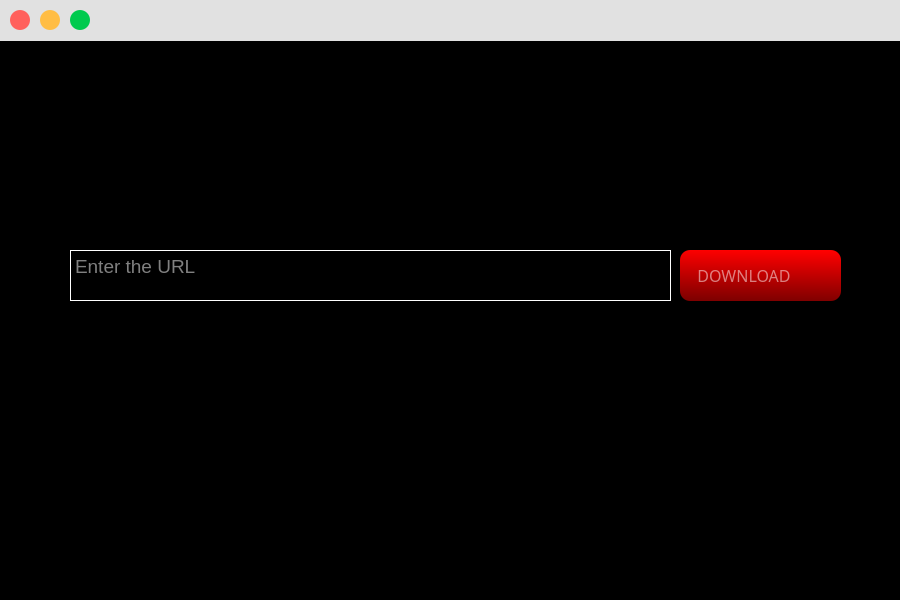
<?xml version="1.0" encoding="UTF-8"?>
<ui version="4.0">
 <class>MainWindow</class>
 <widget class="QMainWindow" name="MainWindow">
  <property name="geometry">
   <rect>
    <x>0</x>
    <y>0</y>
    <width>900</width>
    <height>600</height>
   </rect>
  </property>
  <property name="sizePolicy">
   <sizepolicy hsizetype="Preferred" vsizetype="Fixed">
    <horstretch>0</horstretch>
    <verstretch>0</verstretch>
   </sizepolicy>
  </property>
  <property name="minimumSize">
   <size>
    <width>800</width>
    <height>600</height>
   </size>
  </property>
  <property name="maximumSize">
   <size>
    <width>900</width>
    <height>600</height>
   </size>
  </property>
  <property name="windowTitle">
   <string>MainWindow</string>
  </property>
  <property name="styleSheet">
   <string notr="true">background-color: rgb(0, 0, 0);</string>
  </property>
  <widget class="QWidget" name="centralwidget">
   <widget class="QLabel" name="label">
    <property name="geometry">
     <rect>
      <x>-10</x>
      <y>0</y>
      <width>911</width>
      <height>41</height>
     </rect>
    </property>
    <property name="styleSheet">
     <string notr="true">background-color: rgb(225, 225, 225);</string>
    </property>
    <property name="text">
     <string/>
    </property>
   </widget>
   <widget class="QPushButton" name="closebtn">
    <property name="geometry">
     <rect>
      <x>10</x>
      <y>10</y>
      <width>20</width>
      <height>20</height>
     </rect>
    </property>
    <property name="font">
     <font>
      <pointsize>9</pointsize>
      <weight>75</weight>
      <bold>true</bold>
     </font>
    </property>
    <property name="styleSheet">
     <string notr="true">border-radius: 10px;
background-color: rgb(255, 96, 92);</string>
    </property>
    <property name="text">
     <string/>
    </property>
    <property name="flat">
     <bool>false</bool>
    </property>
   </widget>
   <widget class="QPushButton" name="closebtn_2">
    <property name="geometry">
     <rect>
      <x>40</x>
      <y>10</y>
      <width>20</width>
      <height>20</height>
     </rect>
    </property>
    <property name="styleSheet">
     <string notr="true">border-radius: 10px;
background-color:rgb(255, 189, 68);</string>
    </property>
    <property name="text">
     <string/>
    </property>
    <property name="flat">
     <bool>false</bool>
    </property>
   </widget>
   <widget class="QPushButton" name="minimize">
    <property name="geometry">
     <rect>
      <x>70</x>
      <y>10</y>
      <width>20</width>
      <height>20</height>
     </rect>
    </property>
    <property name="font">
     <font>
      <pointsize>16</pointsize>
      <weight>75</weight>
      <bold>true</bold>
     </font>
    </property>
    <property name="styleSheet">
     <string notr="true">border-radius: 10px;
background-color: rgb(0, 202, 78);</string>
    </property>
    <property name="text">
     <string/>
    </property>
    <property name="flat">
     <bool>false</bool>
    </property>
   </widget>
   <widget class="QLabel" name="logo">
    <property name="geometry">
     <rect>
      <x>280</x>
      <y>20</y>
      <width>341</width>
      <height>251</height>
     </rect>
    </property>
    <property name="text">
     <string/>
    </property>
    <property name="pixmap">
     <pixmap>logo_final_edited.png</pixmap>
    </property>
    <property name="scaledContents">
     <bool>true</bool>
    </property>
   </widget>
   <widget class="QTextEdit" name="input_url">
    <property name="geometry">
     <rect>
      <x>70</x>
      <y>250</y>
      <width>601</width>
      <height>51</height>
     </rect>
    </property>
    <property name="font">
     <font>
      <pointsize>14</pointsize>
     </font>
    </property>
    <property name="styleSheet">
     <string notr="true">border : 1px solid white;
color: rgb(255, 255, 255);</string>
    </property>
    <property name="placeholderText">
     <string>Enter the URL</string>
    </property>
   </widget>
   <widget class="QComboBox" name="download_btn">
    <property name="geometry">
     <rect>
      <x>680</x>
      <y>250</y>
      <width>161</width>
      <height>51</height>
     </rect>
    </property>
    <property name="font">
     <font>
      <family>Segoe UI Semibold</family>
      <pointsize>12</pointsize>
     </font>
    </property>
    <property name="styleSheet">
     <string notr="true">QComboBox{
color: rgb(255, 255, 255);
background-color:qlineargradient(spread:pad, x1:0.412, y1:0.982955, x2:0.457, y2:0, stop:0 rgba(128, 0, 0, 255), stop:1 rgba(255, 0, 0, 255));
border-radius: 10px;
}
QComboBox:on{
padding-top: 0px;
padding-left: 0px;
color: white;
background-color: qlineargradient(spread:pad, x1:0.412, y1:0.982955, x2:0.457, y2:0, stop:0 rgba(128, 0, 0, 255), stop:1 rgba(255, 0, 0, 255));
}
QComboBox:!on{
color: white;
background-color: qlineargradient(spread:pad, x1:0.412, y1:0.982955, x2:0.457, y2:0, stop:0 rgba(128, 0, 0, 255), stop:1 rgba(255, 0, 0, 255));
}
QComboBox::drop-down{
subcontrol-origin: padding;
subcontrol-position: top right;
border-top-right-radius: 10px;
border-bottom-right-radius: 10px;
}
QComboBox QAbstractItemView{
background-color: qlineargradient(spread:pad, x1:0.412, y1:0.982955, x2:0.457, y2:0, stop:0 rgba(128, 0, 0, 255), stop:1 rgba(255, 0, 0, 255));
color: white;
}
</string>
    </property>
    <property name="placeholderText">
     <string notr="true">   DOWNLOAD</string>
    </property>
   </widget>
   <widget class="QLabel" name="set_animation">
    <property name="geometry">
     <rect>
      <x>250</x>
      <y>310</y>
      <width>381</width>
      <height>259</height>
     </rect>
    </property>
    <property name="text">
     <string/>
    </property>
    <property name="scaledContents">
     <bool>true</bool>
    </property>
   </widget>
   <zorder>logo</zorder>
   <zorder>label</zorder>
   <zorder>closebtn</zorder>
   <zorder>closebtn_2</zorder>
   <zorder>minimize</zorder>
   <zorder>input_url</zorder>
   <zorder>download_btn</zorder>
   <zorder>set_animation</zorder>
  </widget>
  <widget class="QStatusBar" name="statusbar"/>
 </widget>
 <resources/>
 <connections/>
</ui>
